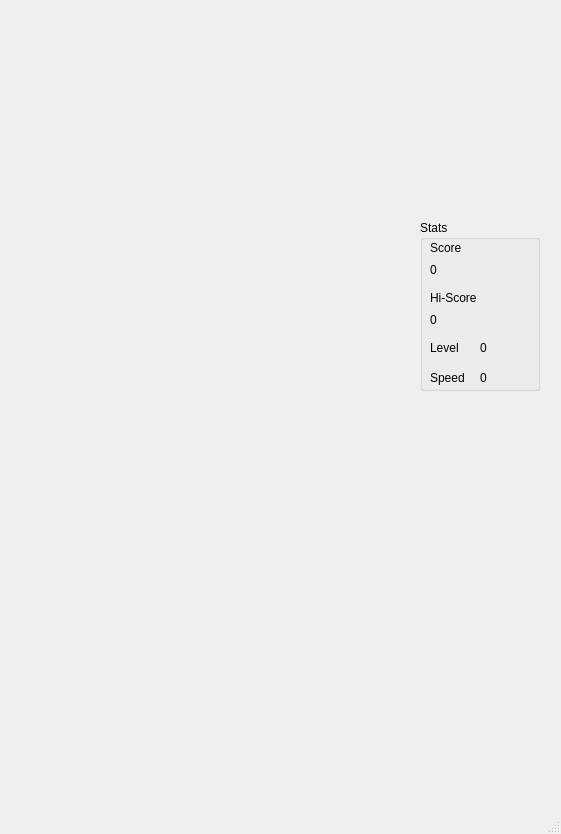
<?xml version="1.0" encoding="UTF-8"?>
<ui version="4.0">
 <class>MainWindow</class>
 <widget class="QMainWindow" name="MainWindow">
  <property name="geometry">
   <rect>
    <x>0</x>
    <y>0</y>
    <width>561</width>
    <height>834</height>
   </rect>
  </property>
  <property name="windowTitle">
   <string>MainWindow</string>
  </property>
  <widget class="QWidget" name="centralwidget">
   <widget class="QGroupBox" name="StatsBox">
    <property name="geometry">
     <rect>
      <x>420</x>
      <y>220</y>
      <width>120</width>
      <height>171</height>
     </rect>
    </property>
    <property name="title">
     <string>Stats</string>
    </property>
    <widget class="QLabel" name="ScoreText">
     <property name="geometry">
      <rect>
       <x>10</x>
       <y>20</y>
       <width>41</width>
       <height>16</height>
      </rect>
     </property>
     <property name="text">
      <string>Score</string>
     </property>
    </widget>
    <widget class="QLabel" name="ScoreLabel">
     <property name="geometry">
      <rect>
       <x>10</x>
       <y>40</y>
       <width>51</width>
       <height>20</height>
      </rect>
     </property>
     <property name="text">
      <string>0</string>
     </property>
    </widget>
    <widget class="QLabel" name="HighscoreText">
     <property name="geometry">
      <rect>
       <x>10</x>
       <y>70</y>
       <width>61</width>
       <height>16</height>
      </rect>
     </property>
     <property name="text">
      <string>Hi-Score</string>
     </property>
    </widget>
    <widget class="QLabel" name="HighscoreLabel">
     <property name="geometry">
      <rect>
       <x>10</x>
       <y>90</y>
       <width>51</width>
       <height>20</height>
      </rect>
     </property>
     <property name="text">
      <string>0</string>
     </property>
    </widget>
    <widget class="QLabel" name="LevelText">
     <property name="geometry">
      <rect>
       <x>10</x>
       <y>120</y>
       <width>41</width>
       <height>16</height>
      </rect>
     </property>
     <property name="text">
      <string>Level</string>
     </property>
    </widget>
    <widget class="QLabel" name="LevelLabel">
     <property name="geometry">
      <rect>
       <x>60</x>
       <y>120</y>
       <width>31</width>
       <height>16</height>
      </rect>
     </property>
     <property name="text">
      <string>0</string>
     </property>
    </widget>
    <widget class="QLabel" name="SpeedText">
     <property name="geometry">
      <rect>
       <x>10</x>
       <y>150</y>
       <width>41</width>
       <height>16</height>
      </rect>
     </property>
     <property name="text">
      <string>Speed</string>
     </property>
    </widget>
    <widget class="QLabel" name="SpeedLabel">
     <property name="geometry">
      <rect>
       <x>60</x>
       <y>150</y>
       <width>31</width>
       <height>16</height>
      </rect>
     </property>
     <property name="text">
      <string>0</string>
     </property>
    </widget>
   </widget>
   <widget class="QLabel" name="GameStatus">
    <property name="geometry">
     <rect>
      <x>20</x>
      <y>250</y>
      <width>331</width>
      <height>251</height>
     </rect>
    </property>
    <property name="font">
     <font>
      <pointsize>21</pointsize>
     </font>
    </property>
    <property name="lineWidth">
     <number>1</number>
    </property>
    <property name="text">
     <string/>
    </property>
    <property name="alignment">
     <set>Qt::AlignmentFlag::AlignCenter</set>
    </property>
   </widget>
   <widget class="QLabel" name="NextFigureLabels">
    <property name="geometry">
     <rect>
      <x>430</x>
      <y>410</y>
      <width>58</width>
      <height>16</height>
     </rect>
    </property>
    <property name="text">
     <string/>
    </property>
   </widget>
  </widget>
  <widget class="QMenuBar" name="menubar">
   <property name="geometry">
    <rect>
     <x>0</x>
     <y>0</y>
     <width>561</width>
     <height>24</height>
    </rect>
   </property>
  </widget>
  <widget class="QStatusBar" name="statusbar"/>
 </widget>
 <resources/>
 <connections/>
</ui>
